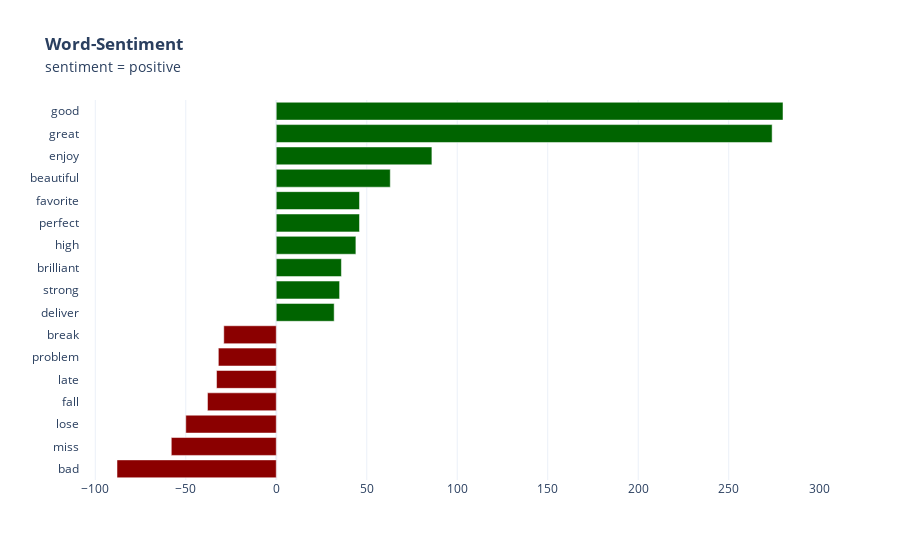
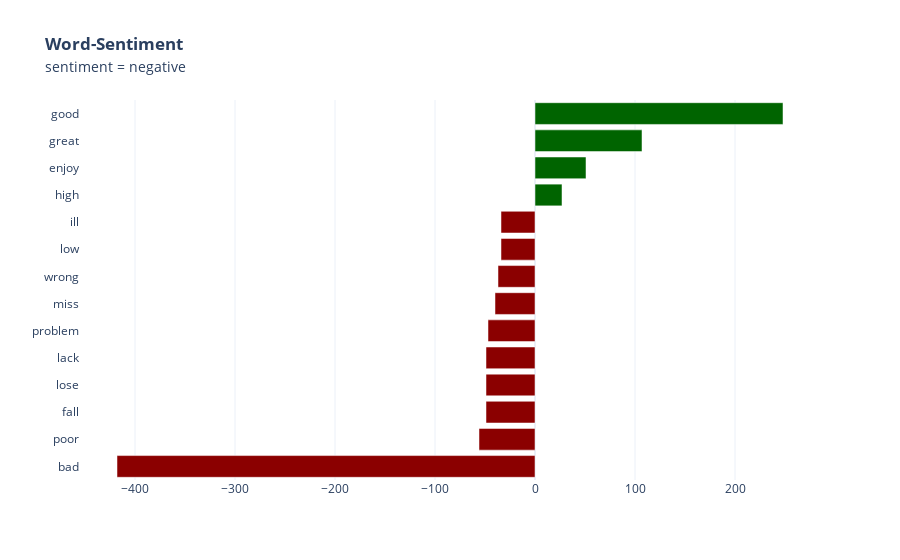

Notebook code cell kept with these figures, in order:
### Code cell
sent_obj.plot_word_sentiment(X_variable='sentiment')

### Figure 1 — Plotly figure (JSON) as saved in the notebook; plotly's stock layout.template omitted (floating-point values rounded to 4 significant figures)
{"data": [{"marker": {"color": ["darkred", "darkred", "darkred", "darkred", "darkred", "darkred", "darkred", "darkgreen", "darkgreen", "darkgreen", "darkgreen", "darkgreen", "darkgreen", "darkgreen", "darkgreen", "darkgreen", "darkgreen"]}, "orientation": "h", "type": "bar", "x": [-88, -58, -50, -38, -33, -32, -29, 32, 35, 36, 44, 46, 46, 63, 86, 274, 280], "y": ["bad", "miss", "lose", "fall", "late", "problem", "break", "deliver", "strong", "brilliant", "high", "perfect", "favorite", "beautiful", "enjoy", "great", "good"]}], "layout": {"title": {"text": "<b>Word-Sentiment</b><br><span style=\"font-size: 14px;\">sentiment = positive</span>"}}}

### Figure 2 — Plotly figure (JSON) as saved in the notebook; plotly's stock layout.template omitted (floating-point values rounded to 4 significant figures)
{"data": [{"marker": {"color": ["darkred", "darkred", "darkred", "darkred", "darkred", "darkred", "darkred", "darkred", "darkred", "darkred", "darkgreen", "darkgreen", "darkgreen", "darkgreen"]}, "orientation": "h", "type": "bar", "x": [-418, -56, -49, -49, -49, -47, -40, -37, -34, -34, 27, 51, 107, 248], "y": ["bad", "poor", "fall", "lose", "lack", "problem", "miss", "wrong", "low", "ill", "high", "enjoy", "great", "good"]}], "layout": {"title": {"text": "<b>Word-Sentiment</b><br><span style=\"font-size: 14px;\">sentiment = negative</span>"}}}
